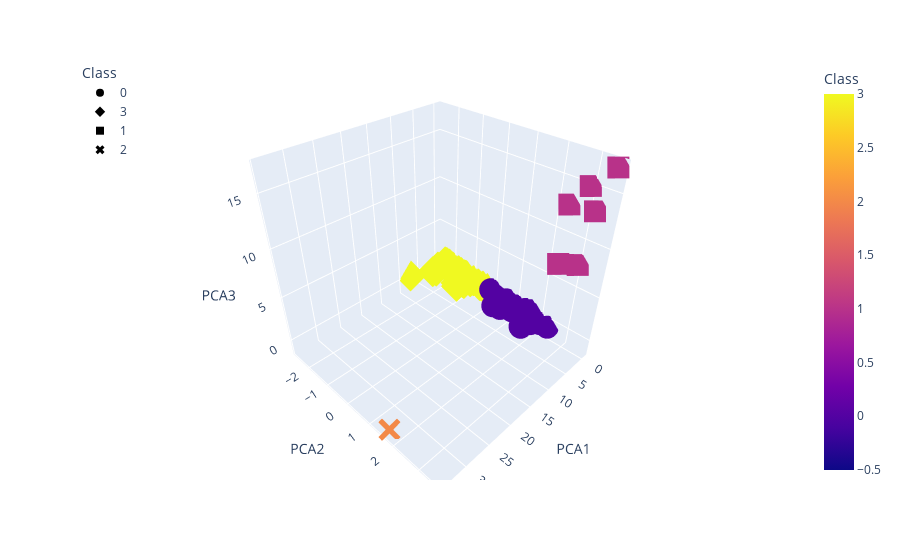

Notebook cell for this chart:
### Markdown cell above
### Deliverable 4: Visualizing Cryptocurrencies Results

#### 3D-Scatter with Clusters

### Code cell
# Creating a 3D-Scatter with the PCA data and the clusters
fig = px.scatter_3d(
    clustered_df,
    x='PCA1',
    y='PCA2',
    z='PCA3',
    color='Class',
    symbol='Class',
    hover_name='CoinName',
    hover_data=['Algorithm'])
fig.update_layout(legend=dict(x=0, y=1))
fig.show()

### Figure 1 — Plotly figure (JSON) as saved in the notebook; plotly's stock layout.template omitted (floating-point values rounded to 4 significant figures; data arrays with more than 128 entries replaced by an {"elided": "..."} marker saying what was removed)
{"data": [{"customdata": {"elided": "286x1 str values"}, "hovertemplate": "<b>%{hovertext}</b><br><br>Class=%{marker.color}<br>PCA1=%{x}<br>PCA2=%{y}<br>PCA3=%{z}<br>Algorithm=%{customdata[0]}<extra></extra>", "hovertext": {"elided": "286 str values"}, "legendgroup": "0", "marker": {"color": {"elided": "286 int values"}, "coloraxis": "coloraxis", "symbol": "circle"}, "mode": "markers", "name": "0", "scene": "scene", "showlegend": true, "type": "scatter3d", "x": {"elided": "286 float values"}, "y": {"elided": "286 float values"}, "z": {"elided": "286 float values"}}, {"customdata": {"elided": "239x1 str values"}, "hovertemplate": "<b>%{hovertext}</b><br><br>Class=%{marker.color}<br>PCA1=%{x}<br>PCA2=%{y}<br>PCA3=%{z}<br>Algorithm=%{customdata[0]}<extra></extra>", "hovertext": {"elided": "239 str values"}, "legendgroup": "3", "marker": {"color": {"elided": "239 int values"}, "coloraxis": "coloraxis", "symbol": "diamond"}, "mode": "markers", "name": "3", "scene": "scene", "showlegend": true, "type": "scatter3d", "x": {"elided": "239 float values"}, "y": {"elided": "239 float values"}, "z": {"elided": "239 float values"}}, {"customdata": [["VeChainThor Authority"], ["Proof-of-BibleHash"], ["SHA-256 + Hive"], ["Proof-of-Authority"], ["ECC 256K1"], ["Leased POS"]], "hovertemplate": "<b>%{hovertext}</b><br><br>Class=%{marker.color}<br>PCA1=%{x}<br>PCA2=%{y}<br>PCA3=%{z}<br>Algorithm=%{customdata[0]}<extra></extra>", "hovertext": ["Vechain", "BiblePay", "LitecoinCash", "Poa Network", "Acute Angle Cloud", "Waves"], "legendgroup": "1", "marker": {"color": [1, 1, 1, 1, 1, 1], "coloraxis": "coloraxis", "symbol": "square"}, "mode": "markers", "name": "1", "scene": "scene", "showlegend": true, "type": "scatter3d", "x": [4.321, -0.1333, -0.292, -0.41, -0.4052, -0.4032], "y": [2.844, 3.22, 3.005, 2.412, 2.943, 3.578], "z": [8.784, 13.17, 7.708, 12.82, 15.02, 17.14]}, {"customdata": [["TRC10"]], "hovertemplate": "<b>%{hovertext}</b><br><br>Class=%{marker.color}<br>PCA1=%{x}<br>PCA2=%{y}<br>PCA3=%{z}<br>Algorithm=%{customdata[0]}<extra></extra>", "hovertext": ["BitTorrent"], "legendgroup": "2", "marker": {"color": [2], "coloraxis": "coloraxis", "symbol": "x"}, "mode": "markers", "name": "2", "scene": "scene", "showlegend": true, "type": "scatter3d", "x": [34.07], "y": [1.646], "z": [-1.22]}], "layout": {"coloraxis": {"colorbar": {"title": {"text": "Class"}}, "colorscale": [[0, "#0d0887"], [0.1111, "#46039f"], [0.2222, "#7201a8"], [0.3333, "#9c179e"], [0.4444, "#bd3786"], [0.5556, "#d8576b"], [0.6667, "#ed7953"], [0.7778, "#fb9f3a"], [0.8889, "#fdca26"], [1, "#f0f921"]]}, "legend": {"title": {"text": "Class"}, "tracegroupgap": 0, "x": 0, "y": 1}, "margin": {"t": 60}, "scene": {"domain": {"x": [0, 1], "y": [0, 1]}, "xaxis": {"title": {"text": "PCA1"}}, "yaxis": {"title": {"text": "PCA2"}}, "zaxis": {"title": {"text": "PCA3"}}}}}
